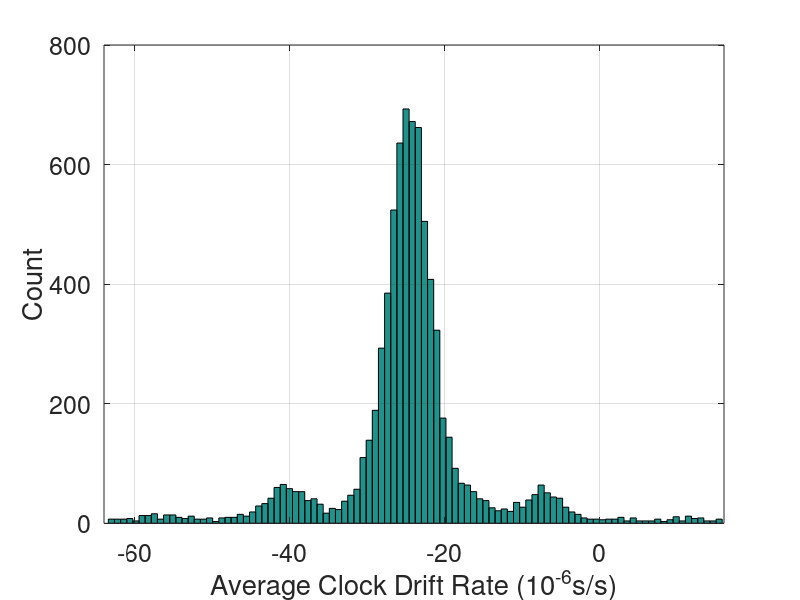

The MATLAB source for this figure:

mean_value = -24.0;
range = 40;
max_value = range + mean_value;
min_value = -range + mean_value;

a = load('cdr.txt');

% Y = prctile(a,97)

a = a(a<max_value);
a = a(a>min_value);

mean(a)
% mean(abs(a))

hist(a,100);
set(gca,'FontSize', 18);
axis([min_value max_value 0 800]);
xlabel('Average Clock Drift Rate (10^{-6}s/s)');
ylabel('Count');

grid on

% % GMModel = fitgmdist(a,3,'RegularizationValue', 1e-5)
